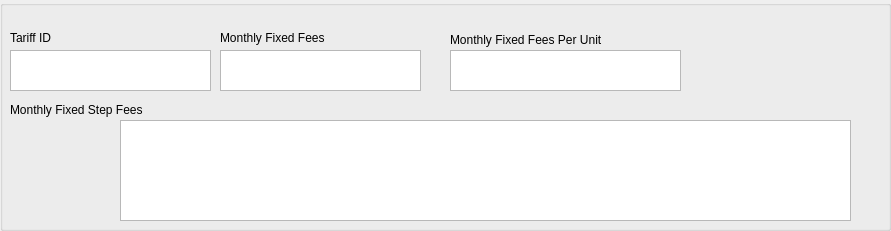
           <widget class="QGroupBox" name="Month_fixed_group_2">
            <property name="geometry">
             <rect>
              <x>10</x>
              <y>190</y>
              <width>891</width>
              <height>231</height>
             </rect>
            </property>
            <property name="title">
             <string/>
            </property>
            <widget class="QLabel" name="L_TariffID_16">
             <property name="geometry">
              <rect>
               <x>10</x>
               <y>30</y>
               <width>201</width>
               <height>16</height>
              </rect>
             </property>
             <property name="text">
              <string>Tariff ID</string>
             </property>
            </widget>
            <widget class="QLabel" name="L_Month_Fixed_Fees_16">
             <property name="geometry">
              <rect>
               <x>220</x>
               <y>30</y>
               <width>201</width>
               <height>16</height>
              </rect>
             </property>
             <property name="text">
              <string>Monthly Fixed Fees</string>
             </property>
            </widget>
            <widget class="QLabel" name="L_Month_Fixed_Fees_Per_Unit_16">
             <property name="geometry">
              <rect>
               <x>450</x>
               <y>30</y>
               <width>231</width>
               <height>20</height>
              </rect>
             </property>
             <property name="text">
              <string>Monthly Fixed Fees Per Unit</string>
             </property>
            </widget>
            <widget class="QTextEdit" name="T_TariffID_16">
             <property name="geometry">
              <rect>
               <x>10</x>
               <y>50</y>
               <width>201</width>
               <height>41</height>
              </rect>
             </property>
            </widget>
            <widget class="QTextEdit" name="T_Month_Fixed_Fees_16">
             <property name="geometry">
              <rect>
               <x>220</x>
               <y>50</y>
               <width>201</width>
               <height>41</height>
              </rect>
             </property>
            </widget>
            <widget class="QTextEdit" name="T_Month_Fixed_Fees_Per_Unit_16">
             <property name="geometry">
              <rect>
               <x>450</x>
               <y>50</y>
               <width>231</width>
               <height>41</height>
              </rect>
             </property>
            </widget>
            <widget class="QLabel" name="L_Month_Fixed_Step_Fees_16">
             <property name="geometry">
              <rect>
               <x>10</x>
               <y>100</y>
               <width>151</width>
               <height>20</height>
              </rect>
             </property>
             <property name="text">
              <string>Monthly Fixed Step Fees</string>
             </property>
            </widget>
            <widget class="QTableWidget" name="table_Month_Fixed_Step_Fees_16">
             <property name="geometry">
              <rect>
               <x>120</x>
               <y>120</y>
               <width>731</width>
               <height>101</height>
              </rect>
             </property>
            </widget>
           </widget>
